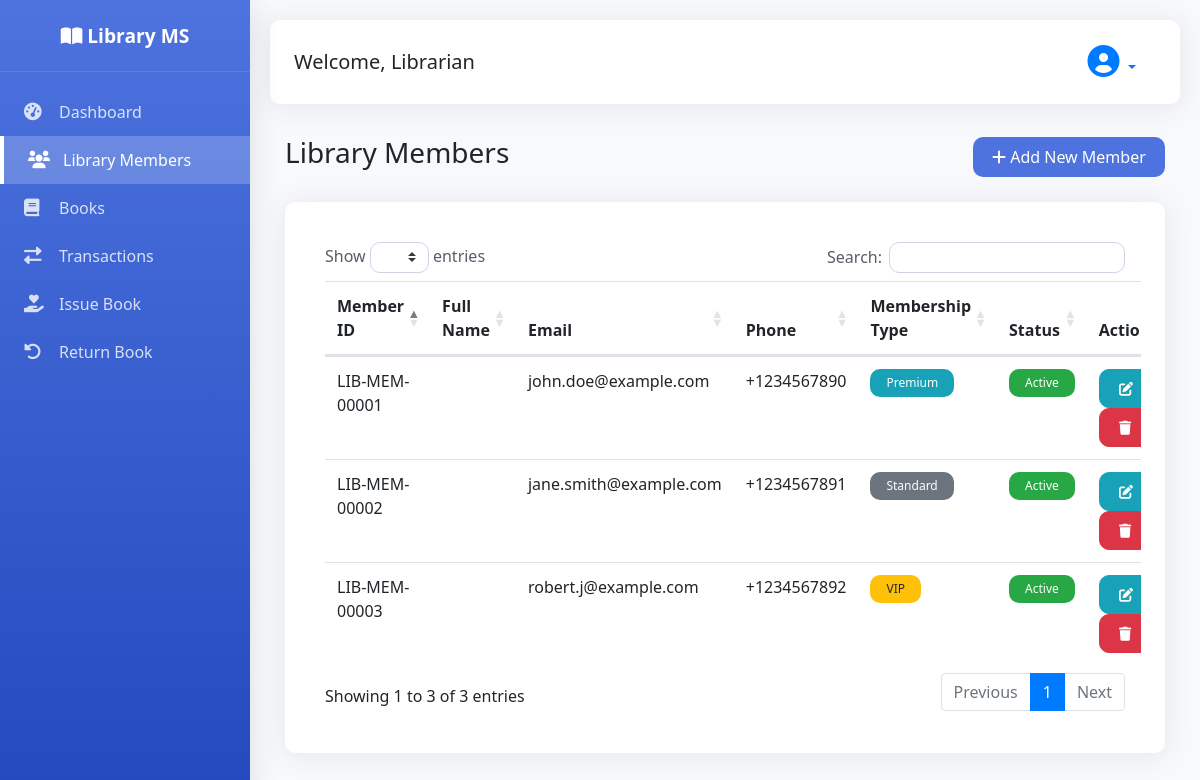
Page /modules/members/index.php on the committed database.
### tables this page shows
CREATE TABLE IF NOT EXISTS library_members (
    id INT AUTO_INCREMENT PRIMARY KEY,
    member_id VARCHAR(50) UNIQUE NOT NULL,
    first_name VARCHAR(100) NOT NULL,
    last_name VARCHAR(100) NOT NULL,
    full_name VARCHAR(200),
    email VARCHAR(100) UNIQUE NOT NULL,
    phone VARCHAR(20),
    membership_type ENUM('Standard', 'Premium', 'VIP') DEFAULT 'Standard',
    membership_start_date DATE NOT NULL,
    membership_end_date DATE,
    status ENUM('Active', 'Inactive', 'Suspended') DEFAULT 'Active',
    created_at TIMESTAMP DEFAULT CURRENT_TIMESTAMP,
    updated_at TIMESTAMP DEFAULT CURRENT_TIMESTAMP ON UPDATE CURRENT_TIMESTAMP,
    INDEX idx_member_id (member_id),
    INDEX idx_email (email),
    INDEX idx_status (status)
);

### modules/members/index.php (the view)
<?php
require_once '../../config/database.php';
include '../../includes/header.php';
$members_query = "SELECT * FROM library_members ORDER BY created_at DESC";
$members = mysqli_query($conn, $members_query);
?>
<div class="container-fluid">
    <div class="d-flex justify-content-between align-items-center mb-4">
        <h1 class="h3 text-gray-800">Library Members</h1>
        <a href="create.php" class="btn btn-primary">
            <i class="fas fa-plus"></i> Add New Member
        </a>
    </div>
    <div class="card">
        <div class="card-body">
            <div class="table-responsive">
                <table class="table table-hover datatable">
                    <thead>
                        <tr>
                            <th>Member ID</th>
                            <th>Full Name</th>
                            <th>Email</th>
                            <th>Phone</th>
                            <th>Membership Type</th>
                            <th>Status</th>
                            <th>Actions</th>
                        </tr>
                    </thead>
                    <tbody>
                        <?php while($member = mysqli_fetch_assoc($members)): ?>
                        <tr>
                            <td><?php echo $member['member_id']; ?></td>
                            <td><?php echo $member['full_name']; ?></td>
                            <td><?php echo $member['email']; ?></td>
                            <td><?php echo $member['phone']; ?></td>
                            <td>
                                <span class="badge badge-<?php
                                    echo $member['membership_type'] == 'VIP' ? 'warning' :
                                        ($member['membership_type'] == 'Premium' ? 'info' : 'secondary');
                                ?>">
                                    <?php echo $member['membership_type']; ?>
                                </span>
                            </td>
                            <td>
                                <span class="badge badge-<?php
                                    echo $member['status'] == 'Active' ? 'success' :
                                        ($member['status'] == 'Inactive' ? 'secondary' : 'danger');
                                ?>">
                                    <?php echo $member['status']; ?>
                                </span>
                            </td>
                            <td>
                                <a href="edit.php?id=<?php echo $member['id']; ?>" class="btn btn-sm btn-info">
                                    <i class="fas fa-edit"></i>
                                </a>
                                <button onclick="confirmDelete('delete.php?id=<?php echo $member['id']; ?>', '<?php echo $member['full_name']; ?>')" class="btn btn-sm btn-danger">
                                    <i class="fas fa-trash"></i>
                                </button>
                            </td>
                        </tr>
                        <?php endwhile; ?>
                    </tbody>
                </table>
            </div>
        </div>
    </div>
</div>
<?php include '../../includes/footer.php'; ?>

### assets/css/style.css (style rules this page uses)
:root { --primary-color: #4e73df; --secondary-color: #858796; --success-color: #1cc88a; --info-color: #36b9cc; --warning-color: #f6c23e; --danger-color: #e74a3b; --dark-color: #5a5c69; --light-color: #f8f9fc; }
* { margin: 0; padding: 0; box-sizing: border-box; }
body { font-family: 'Nunito', 'Segoe UI', Roboto, 'Helvetica Neue', sans-serif; background-color: #f8f9fc; }
.card { border: none; border-radius: 10px; box-shadow: 0 0.15rem 1.75rem 0 rgba(58, 59, 69, 0.1); margin-bottom: 1.5rem; transition: transform 0.3s ease; }
.card-body { padding: 1.5rem; }
table.dataTable { margin-top: 0 !important; }
.btn { border-radius: 10px; padding: 0.5rem 1.2rem; font-weight: 500; transition: all 0.3s ease; }
.btn-primary { background: #4e73df; border: none; }
.badge { padding: 0.5rem 1rem; border-radius: 10px; font-weight: 500; }

### rows in the picture
library_members: member "LIB-MEM-00001", email "john.doe@example.com", phone "+1234567890", membership_type "Premium", status "Active"
library_members: member "LIB-MEM-00002", email "jane.smith@example.com", phone "+1234567891", membership_type "Standard", status "Active"
library_members: member "LIB-MEM-00003", email "robert.j@example.com", phone "+1234567892", membership_type "VIP", status "Active"
